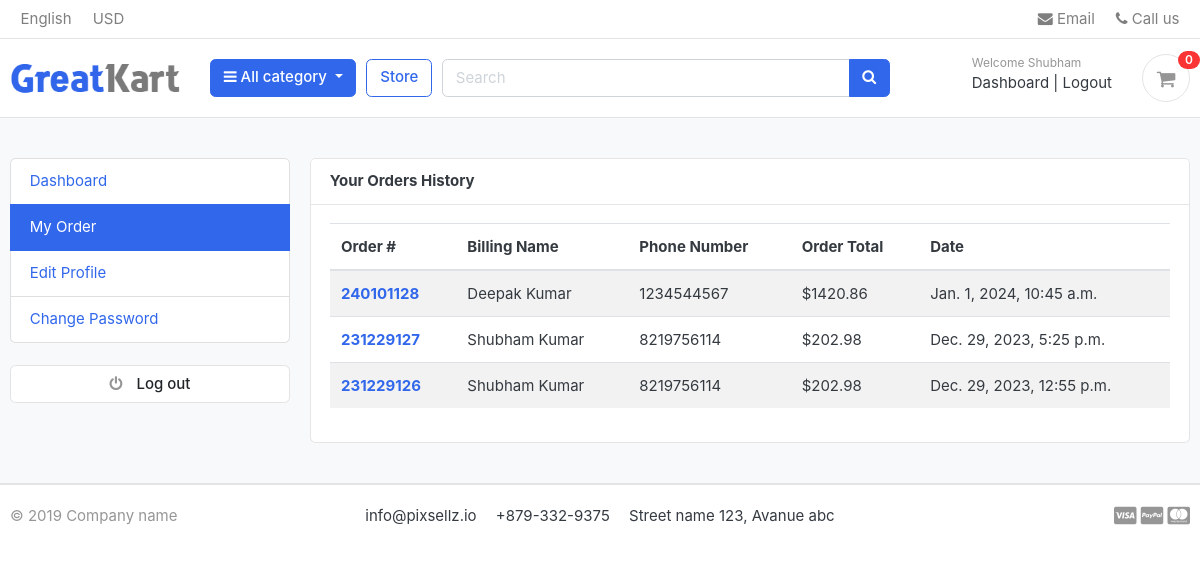
The page /accounts/my_orders/ (signed in) on the database its author committed.
### accounts/models.py (models this page shows, shortened)
class Account(AbstractBaseUser,): #creating base user
   first_name   = models.CharField(max_length=50)
   last_name    = models.CharField(max_length=50)
   username     = models.CharField(max_length=50,unique=True)
   email        = models.EmailField(max_length=90,unique=True)
   phone_number = models.CharField(max_length=40)
   date_joined       = models.DateTimeField(auto_now_add=True)
   last_login        = models.DateTimeField(auto_now_add=True)
   is_admin          = models.BooleanField(default=False)
   is_staff          = models.BooleanField(default=False)
   is_active         = models.BooleanField(default=False) # Typically, new users are set as active by default
   is_superadmin     = models.BooleanField(default=False)
   USERNAME_FIELD = 'email'  #using this we will be able to login as email address
   REQUIRED_FIELDS = ['username','first_name','last_name'] #these are the required filds
   objects = MyaccountManager()
   '''this has_perms(self,perm,obj=None) function is mandatory to use
   whenever we create a custom user this function define that admin has
   all permissions and he can make any changes in the admin panel '''

### orders/models.py (models this page shows, shortened)
class Order(models.Model):
   STATUS = (
      ('New', 'New'),
      ('Accepted', 'Accepted'),
      ('Completed', 'Completed'),
      ('Cancelled','Cancelled'),
   )
   user = models.ForeignKey(Account,on_delete=models.SET_NULL,null=True,related_name='user_orders')
   payment = models.ForeignKey(Payment,on_delete=models.SET_NULL,null=True,blank=True,related_name='payment_orders')
   order_number = models.CharField(max_length=100)
   first_name = models.CharField(max_length=100)
   last_name = models.CharField(max_length=100)
   phone_number = models.CharField(max_length=15)
   email = models.CharField(max_length=50)
   address_line_1 = models.CharField(max_length=100)
   address_line_2 = models.CharField(max_length=90,blank=True)
   country = models.CharField(max_length=30)
   state = models.CharField(max_length=20,default='Default State')
   city = models.CharField(max_length=30)
   order_note = models.CharField(max_length=100,blank=True)
   order_total = models.FloatField()
   tax = models.FloatField()
   status = models.CharField(max_length=10,choices=STATUS,default='New')
   ip = models.CharField(blank=True,max_length=20)
   is_ordered = models.BooleanField(default=False)
   created_at = models.DateTimeField(auto_now_add=True)
   updated_at = models.DateTimeField(auto_now_add=True)
   def full_name(self):
      return f"{self.first_name} {self.last_name}"

### accounts/views.py (the view)
# urls.py: path('my_orders/',views.my_orders,name='my_orders'),
@login_required(login_url='login')
def my_orders(request):
   orders = Order.objects.filter(user=request.user,is_ordered=True).order_by('-created_at')
   context={
      'orders':orders,
   }
   return render(request, 'accounts/my_orders.html',context)

### carts/context_processors.py (called while the page is built)
def counter(request):
    cart_count=0
    if 'admin' in request.path:
        return {}
    else:
        try:
            cart = Cart.objects.filter(cart_id=_cart_id(request))
            if request.user.is_authenticated:
                cart_items = CartItem.objects.all().filter(user=request.user)
            else:
                cart_items = CartItem.objects.all().filter(cart = cart[:1])
            for cart_item in cart_items:
                cart_count += cart_item.quantity
        except Cart.DoesNotExist:
            cart_count=0
    return dict(cart_count=cart_count)

### carts/views.py (called while the page is built)
def _cart_id(request): # private function to create a new cart_id
    cart = request.session.session_key
    if not cart:
        cart = request.session.create()
    return cart

### category/context_processors.py (called while the page is built)
def menu_links(request):  #this function will fetch all the categoris from database
    links = Category.objects.all()
    return dict(links=links)

### category/models.py (called while the page is built)
   def get_url(self):
      return reverse('products_by_category',args=[self.slug])

### cart/templates/accounts/my_orders.html (shortened to what this page needs)
{% extends 'cart/base.html' %}
{% load static %}
{% block content %}
<section class="section-conten padding-y bg">
	<div class="container">
		<div class="row">
			{% include "common/dashboard_sidebar.html" %}
			<main class="col-md-9">
				<article class="card">
					<header class="card-header">
						<strong class="d-inline-block mr-3">Your Orders History</strong>
					</header>
					<div class="card-body">
						<div class="row">
							<div class="col-md-12">
                        <table class="table table-striped">
                           <thead>
                             <tr>
                               <th scope="col">Order #</th>
                               <th scope="col">Billing Name</th>
                               <th scope="col">Phone Number</th>
                               <th scope="col">Order Total</th>
                               <th scope="col">Date</th>
                             </tr>
                           </thead>
                           <tbody>
                              {% for order in orders  %}
                                 <tr>
                                    <th scope="row"><a href="{% url "order_detail" order.order_number %}">{{order.order_number}}</a></th>
                                    <td>{{order.full_name}}</td>
                                    <td>{{order.phone_number}}</td>
                                    <td>${{order.order_total}}</td>
                                    <td>{{order.created_at}}</td>
                                 </tr>
                             {% endfor %}
                           </tbody>
                         </table>
							</div>
						</div>
					</div>
				</article>
			</main>
		</div>
	</div>
</section>
{% endblock content %}

### cart/templates/common/navbar.html (shortened to what this page needs)
{% load static %}
<header class="section-header">
	<nav class="navbar p-md-0 navbar-expand-sm navbar-light border-bottom">
		<div class="container">
			<div class="collapse navbar-collapse" id="navbarTop4">
				<ul class="navbar-nav mr-auto">
					<li class="nav-item dropdown">
						<a href="#" class="nav-link"> English </a>
					</li>
					<li class="nav-item dropdown">
						<a href="#" class="nav-link"> USD </a>
					</li>
				</ul>
				<ul class="navbar-nav">
					<li>
						<a href="#" class="nav-link">
							<i class="fa fa-envelope"></i> Email
						</a>
					</li>
					<li>
						<a href="#" class="nav-link">
							<i class="fa fa-phone"></i> Call us
						</a>
					</li>
				</ul>
			</div>
		</div>
	</nav>
	<section class="header-main border-bottom">
		<div class="container">
			<div class="row align-items-center">
				<div class="col-lg-2 col-md-3 col-6">
					<a href="{% url 'home' %}" class="brand-wrap">
						<img class="logo" src="{% static 'cart/images/logo.png' %} " />
					</a>
				</div>
				<div class="col-lg col-sm col-md col-6 flex-grow-0">
					<div class="category-wrap dropdown d-inline-block float-right">
						<button
							type="button"
							class="btn btn-primary dropdown-toggle"
							data-toggle="dropdown">
							<i class="fa fa-bars"></i> All category
						</button>
					</div>
				</div>
				<a href="{% url 'store' %}" class="btn btn-outline-primary">Store</a>
				<div class="col-lg col-md-6 col-sm-12 col">
					<form action="{% url "search" %}" class="search" method="GET">
						<div class="input-group w-100">
							<input
								type="text"
								class="form-control"
								style="width: 60%"
								placeholder="Search"
								name = "keyword" />
							<div class="input-group-append">
								<button class="btn btn-primary" type="submit">
									<i class="fa fa-search"></i>
								</button>
							</div>
						</div>
					</form>
				</div>
				<div class="col-lg-3 col-sm-6 col-8 order-2 order-lg-3">
					<div class="d-flex justify-content-end mb-3 mb-lg-0">
						{% if user.id is None%}
							<div class="widget-header">
								<small class="title text-muted">Welcome guest!</small>
								<div>
									<a href="{% url "login" %}">Sign in</a>
									<span class="dark-transp"> | </span>
									<a href="{% url "register" %}"> Register</a>
								</div>
							</div>
						{% else %}
							<div class="widget-header">
								<small class="title text-muted">Welcome {{user.first_name}}</small>
								<div>
									<a href="{% url "dashboard" %}">Dashboard</a>
									<span class="dark-transp"> | </span>
									<a href="{% url "logout" %}">Logout</a>
								</div>
							</div>
						{% endif %}
						<a href="{% url "cart" %}" class="widget-header pl-3 ml-3">
							<div class="icon icon-sm rounded-circle border">
								<i class="fa fa-shopping-cart"></i>
							</div>
							<span class="badge badge-pill badge-danger notify">{{cart_count}}</span>
						</a>
					</div>
				</div>
			</div>
		</div>
	</section>
</header>

### cart/static/cart/css/ui.css (style rules this page uses)
html { font-family: "Inter", sans-serif; font-size: 15px; }
.icon-xs, .icon-sm, .icon-md, .icon-lg { display: inline-block; text-align: center; flex-shrink: 0; flex-grow: 0; }
.icon-sm { width: 48px; height: 48px; line-height: 48px !important; font-size: 20px; }
.padding-y { padding-top: 40px; padding-bottom: 40px; }
article:after, .form-group:after { display: block; clear: both; content: ""; }
.bg { background-color: #f8f9fa; }
.header-main { position: relative; padding-top: 1rem; padding-bottom: 1rem; }
.brand-wrap .logo, .navbar-brand .logo { margin-right: 7px; max-height: 42px; display: inline-block; }
.widget-header { display: inline-block; vertical-align: middle; position: relative; }
.widget-header a { color: #343a40; }
.widget-header i { color: #969696; }
.widget-header .title { display: block; }
.widget-header .notify { position: absolute; top: -3px; right: -10px; }
.notify { position: absolute; top: -4px; right: -10px; display: inline-block; padding: 0.25em 0.6em; font-size: 12px; line-height: 1; text-align: center; border-radius: 3rem; color: #fff; background-color: #fa3434; }

### rows shown on the page
Account: first_name "Shubham"
Order: order_number "240101128", full_name "Deepak Kumar", phone_number "1234544567", order_total "1420.86", created_at "Jan. 1, 2024, 10:45 a.m."
Order: order_number "231229127", full_name "Shubham Kumar", phone_number "8219756114", order_total "202.98", created_at "Dec. 29, 2023, 5:25 p.m."
Order: order_number "231229126", full_name "Shubham Kumar", phone_number "8219756114", order_total "202.98", created_at "Dec. 29, 2023, 12:55 p.m."

### other values the page prints
{{ cart_count }} "0"
